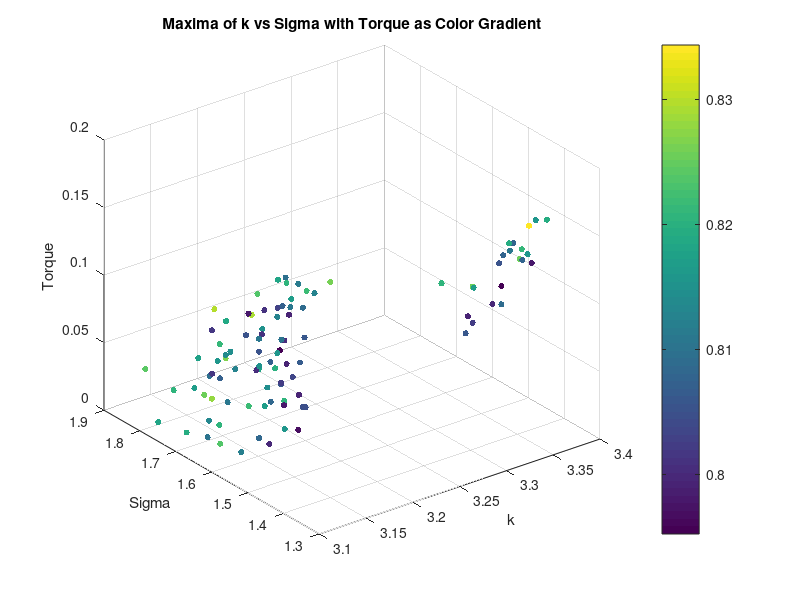
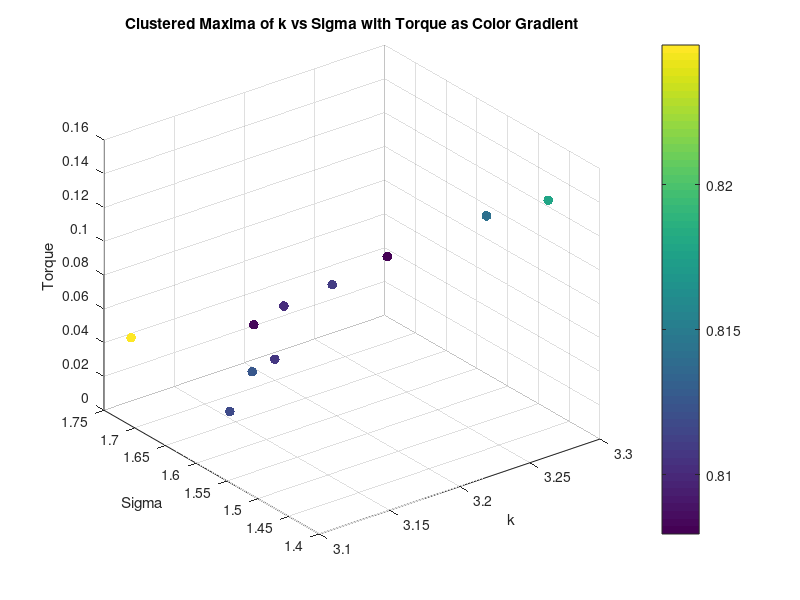
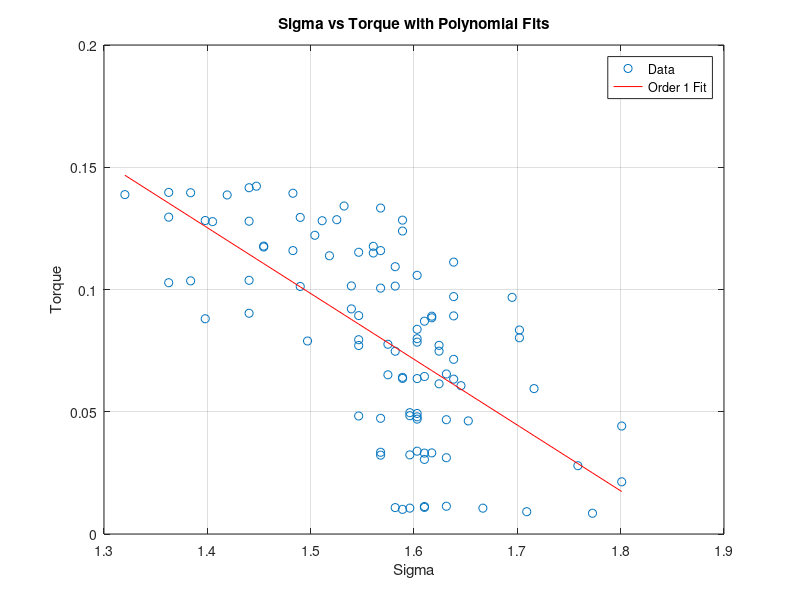
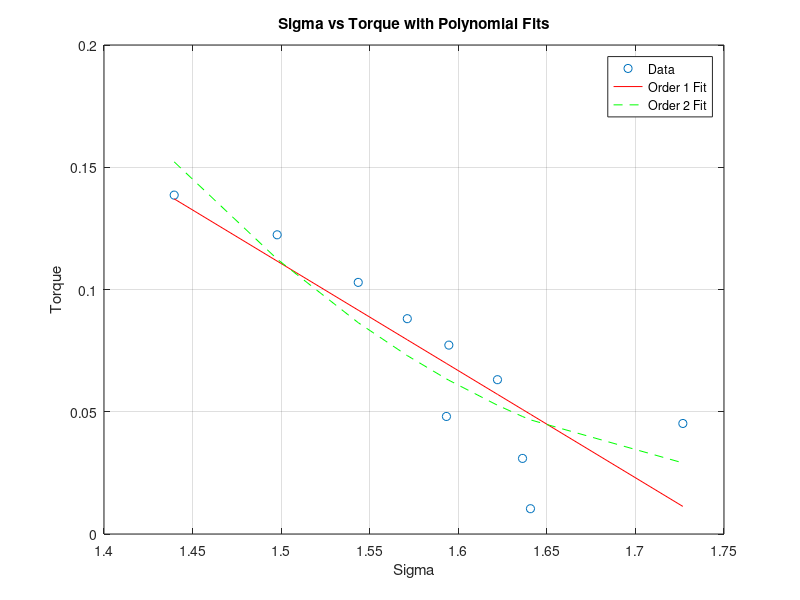

The MATLAB script that drew these images, in order:
clear all;
close all;

load('maxima_data.mat');
scatter3(maxima_k, maxima_sigma, torque_values, 20, maxima_corr, 'filled');
xlabel('k');
ylabel('Sigma');
zlabel('Torque');
title('Maxima of k vs Sigma with Torque as Color Gradient');
colorbar;
grid on;

% K means clustering of torque into 10 clusters, taking mean of each cluster k, sigma and corr too
[cluster_idx, cluster_centers] = kmeans(torque_values', 10);
% Take the mean of each cluster
torque_means = zeros(10, 1);
sigma_means = zeros(10, 1);
k_means = zeros(10, 1);
corr_means = zeros(10, 1);
for i = 1:10
    torque_means(i) = mean(torque_values(cluster_idx == i));
    sigma_means(i) = mean(maxima_sigma(cluster_idx == i));
    k_means(i) = mean(maxima_k(cluster_idx == i));
    corr_means(i) = mean(maxima_corr(cluster_idx == i));
end

% Plot the clusters
figure;
scatter3(k_means, sigma_means, torque_means, 50, corr_means, 'filled');
xlabel('k');
ylabel('Sigma');
zlabel('Torque');
title('Clustered Maxima of k vs Sigma with Torque as Color Gradient');
colorbar;
grid on;

% Ensure data is sorted for polyfit
[sigma_sorted, sort_idx] = sort(maxima_sigma);
torque_sorted = torque_values(sort_idx);

% Polyfit for sigma vs torque (order 1 and 2)
p1_sigma = polyfit(sigma_sorted, torque_sorted, 1);

% Calculate fitted values and MSE for sigma vs torque
fitted_torque_p1_sigma = polyval(p1_sigma, sigma_sorted);
mse_p1_sigma = mean((torque_sorted - fitted_torque_p1_sigma).^2);

% Display results for sigma vs torque
disp('Sigma vs Torque:');
disp(['Order 1 MSE: ', num2str(mse_p1_sigma)]);


% Plot for sigma vs torque with polynomial fits
figure;
plot(sigma_sorted, torque_sorted, 'o', 'DisplayName', 'Data');
hold on;
plot(sigma_sorted, fitted_torque_p1_sigma, '-r', 'DisplayName', 'Order 1 Fit');
xlabel('Sigma');
ylabel('Torque');
title('Sigma vs Torque with Polynomial Fits');
legend('show');
grid on;

% Ensure data is sorted for polyfit
[sigma_sorted, sort_idx] = sort(sigma_means);
torque_sorted = torque_means(sort_idx);

% Polyfit for sigma vs torque (order 1 and 2)
p1_sigma = polyfit(sigma_sorted, torque_sorted, 1);
p2_sigma = polyfit(sigma_sorted, torque_sorted, 2);

% Calculate fitted values and MSE for sigma vs torque
fitted_torque_p1_sigma = polyval(p1_sigma, sigma_sorted);
fitted_torque_p2_sigma = polyval(p2_sigma, sigma_sorted);
mse_p1_sigma = mean((torque_sorted - fitted_torque_p1_sigma).^2);
mse_p2_sigma = mean((torque_sorted - fitted_torque_p2_sigma).^2);

% Display results for sigma vs torque
disp('Sigma vs Torque:');
disp(['Order 1 MSE: ', num2str(mse_p1_sigma)]);
disp(['Order 2 MSE: ', num2str(mse_p2_sigma)]);

% Plot for sigma vs torque with polynomial fits
figure;
plot(sigma_sorted, torque_sorted, 'o', 'DisplayName', 'Data');
hold on;
plot(sigma_sorted, fitted_torque_p1_sigma, '-r', 'DisplayName', 'Order 1 Fit');
plot(sigma_sorted, fitted_torque_p2_sigma, '--g', 'DisplayName', 'Order 2 Fit');
xlabel('Sigma');
ylabel('Torque');
title('Sigma vs Torque with Polynomial Fits');
legend('show');
grid on;
